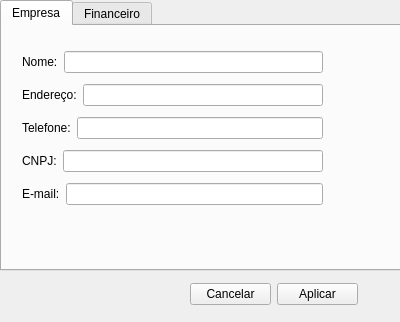
<?xml version="1.0" encoding="UTF-8"?>
<ui version="4.0">
 <class>Config</class>
 <widget class="QWidget" name="Config">
  <property name="geometry">
   <rect>
    <x>0</x>
    <y>0</y>
    <width>400</width>
    <height>322</height>
   </rect>
  </property>
  <property name="windowTitle">
   <string>Configurações</string>
  </property>
  <widget class="QTabWidget" name="tabWidget">
   <property name="geometry">
    <rect>
     <x>0</x>
     <y>0</y>
     <width>401</width>
     <height>271</height>
    </rect>
   </property>
   <property name="currentIndex">
    <number>0</number>
   </property>
   <widget class="QWidget" name="tab">
    <attribute name="title">
     <string>Empresa</string>
    </attribute>
    <widget class="QWidget" name="layoutWidget">
     <property name="geometry">
      <rect>
       <x>20</x>
       <y>20</y>
       <width>301</width>
       <height>166</height>
      </rect>
     </property>
     <layout class="QVBoxLayout" name="verticalLayout">
      <item>
       <layout class="QHBoxLayout" name="horizontalLayout">
        <item>
         <widget class="QLabel" name="label">
          <property name="text">
           <string>Nome:</string>
          </property>
         </widget>
        </item>
        <item>
         <widget class="QLineEdit" name="Ledt_NomeEmpresa"/>
        </item>
       </layout>
      </item>
      <item>
       <layout class="QHBoxLayout" name="horizontalLayout_2">
        <item>
         <widget class="QLabel" name="label_2">
          <property name="text">
           <string>Endereço:</string>
          </property>
         </widget>
        </item>
        <item>
         <widget class="QLineEdit" name="Ledt_EnderecoEmpresa"/>
        </item>
       </layout>
      </item>
      <item>
       <layout class="QHBoxLayout" name="horizontalLayout_3">
        <item>
         <widget class="QLabel" name="label_3">
          <property name="text">
           <string>Telefone:</string>
          </property>
         </widget>
        </item>
        <item>
         <widget class="QLineEdit" name="Ledt_TelEmpresa"/>
        </item>
       </layout>
      </item>
      <item>
       <layout class="QHBoxLayout" name="horizontalLayout_4">
        <item>
         <widget class="QLabel" name="label_4">
          <property name="text">
           <string>CNPJ:</string>
          </property>
         </widget>
        </item>
        <item>
         <widget class="QLineEdit" name="Ledt_CnpjEmpresa"/>
        </item>
       </layout>
      </item>
      <item>
       <layout class="QHBoxLayout" name="horizontalLayout_5">
        <item>
         <widget class="QLabel" name="label_5">
          <property name="text">
           <string>E-mail:</string>
          </property>
         </widget>
        </item>
        <item>
         <widget class="QLineEdit" name="Ledt_EmailEmpresa"/>
        </item>
       </layout>
      </item>
     </layout>
    </widget>
   </widget>
   <widget class="QWidget" name="tab_2">
    <attribute name="title">
     <string>Financeiro</string>
    </attribute>
    <widget class="QWidget" name="">
     <property name="geometry">
      <rect>
       <x>20</x>
       <y>20</y>
       <width>301</width>
       <height>98</height>
      </rect>
     </property>
     <layout class="QVBoxLayout" name="verticalLayout_2">
      <item>
       <layout class="QHBoxLayout" name="horizontalLayout_6">
        <item>
         <widget class="QLabel" name="label_6">
          <property name="text">
           <string>Porcentagem de Lucro:</string>
          </property>
         </widget>
        </item>
        <item>
         <widget class="QLineEdit" name="Ledt_LucroEmpresa"/>
        </item>
       </layout>
      </item>
      <item>
       <layout class="QHBoxLayout" name="horizontalLayout_8">
        <item>
         <widget class="QLabel" name="label_7">
          <property name="text">
           <string>Taxa Débito padrão:</string>
          </property>
         </widget>
        </item>
        <item>
         <widget class="QLineEdit" name="Ledt_debito"/>
        </item>
       </layout>
      </item>
      <item>
       <layout class="QHBoxLayout" name="horizontalLayout_9">
        <item>
         <widget class="QLabel" name="label_8">
          <property name="text">
           <string>Taxa Crédito Padrão:</string>
          </property>
         </widget>
        </item>
        <item>
         <widget class="QLineEdit" name="Ledt_credito"/>
        </item>
       </layout>
      </item>
     </layout>
    </widget>
   </widget>
  </widget>
  <widget class="QWidget" name="layoutWidget">
   <property name="geometry">
    <rect>
     <x>190</x>
     <y>280</y>
     <width>168</width>
     <height>28</height>
    </rect>
   </property>
   <layout class="QHBoxLayout" name="horizontalLayout_7">
    <item>
     <widget class="QPushButton" name="Btn_Cancelar">
      <property name="text">
       <string>Cancelar</string>
      </property>
     </widget>
    </item>
    <item>
     <widget class="QPushButton" name="Btn_Aplicar">
      <property name="text">
       <string>Aplicar</string>
      </property>
     </widget>
    </item>
   </layout>
  </widget>
 </widget>
 <resources/>
 <connections/>
</ui>
